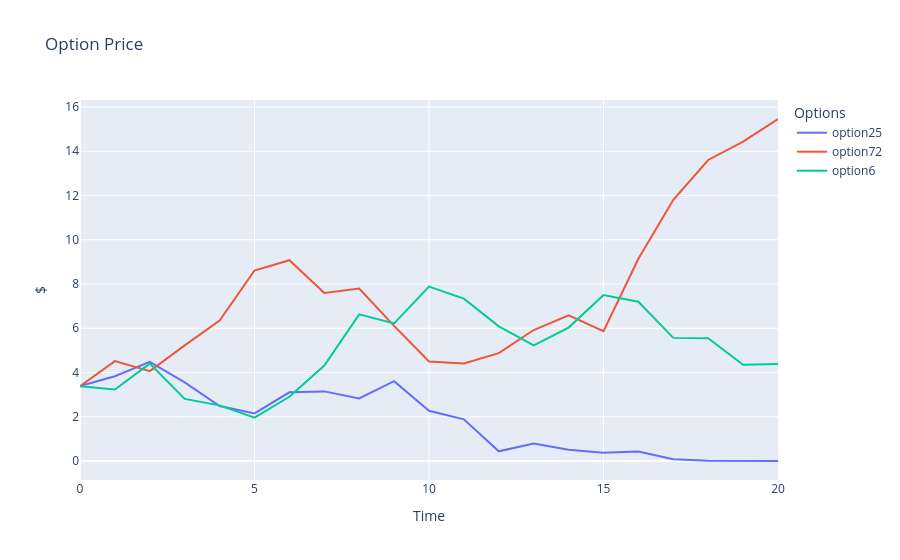

Here is the notebook cell this chart was saved with:
### Code cell
fig = go.Figure()

# Add traces for each column
for column in option_prices.columns[values]:
    fig.add_trace(go.Scatter(x=option_prices.index, y=option_prices[column], mode='lines', name=f"option{column}"))

# Update layout
fig.update_layout(
    title='Option Price',
    xaxis_title='Time',
    yaxis_title='$',
    template='plotly',
    legend=dict(title='Options'),
)

# Show the plot
fig.show()

### Figure 1 — Plotly figure (JSON) as saved in the notebook; plotly's stock layout.template omitted (floating-point values rounded to 4 significant figures)
{"data": [{"mode": "lines", "name": "option25", "type": "scatter", "x": [0, 1, 2, 3, 4, 5, 6, 7, 8, 9, 10, 11, 12, 13, 14, 15, 16, 17, 18, 19, 20], "y": [3.384, 3.832, 4.479, 3.557, 2.487, 2.151, 3.103, 3.147, 2.824, 3.607, 2.271, 1.882, 0.4388, 0.7937, 0.5086, 0.3737, 0.4335, 0.07925, 0.007106, 5.458e-06, 0]}, {"mode": "lines", "name": "option72", "type": "scatter", "x": [0, 1, 2, 3, 4, 5, 6, 7, 8, 9, 10, 11, 12, 13, 14, 15, 16, 17, 18, 19, 20], "y": [3.384, 4.516, 4.062, 5.228, 6.349, 8.61, 9.077, 7.594, 7.797, 6.109, 4.499, 4.408, 4.877, 5.921, 6.589, 5.869, 9.144, 11.81, 13.61, 14.44, 15.46]}, {"mode": "lines", "name": "option6", "type": "scatter", "x": [0, 1, 2, 3, 4, 5, 6, 7, 8, 9, 10, 11, 12, 13, 14, 15, 16, 17, 18, 19, 20], "y": [3.384, 3.23, 4.403, 2.806, 2.515, 1.957, 2.903, 4.314, 6.629, 6.215, 7.883, 7.338, 6.087, 5.227, 6.03, 7.501, 7.199, 5.565, 5.545, 4.352, 4.38]}], "layout": {"legend": {"title": {"text": "Options"}}, "title": {"text": "Option Price"}, "xaxis": {"title": {"text": "Time"}}, "yaxis": {"title": {"text": "$"}}}}
